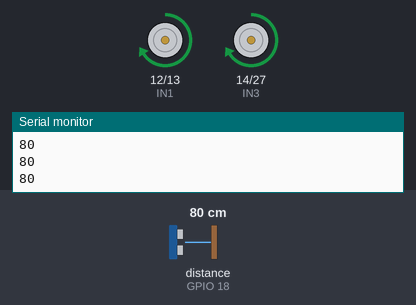
Simulated run of this sketch. Board: ESP32. Parts: motor-driver pin pairs drawn as motors (green arrow = first pin HIGH = forward, orange = second pin HIGH = backward, longer = more drive, scaled by the enable pin), the last lines printed to the serial monitor. Wiring (inferred from the names in the program): ultrasonic range finder: trigger GPIO 5; echo GPIO 18. The test bench sets the inputs (shaded band); at power-on: distance to the obstacle (sensor on GPIO 18) 80 cm. The echo pulse lasts 58.3 µs per cm.

Above: at 1.7 s.
1.8 s: distance to the obstacle (sensor on GPIO 18) set to 146 cm
At 2.5 s:
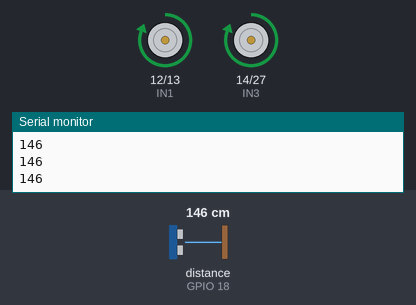
3.3 s: distance to the obstacle (sensor on GPIO 18) set to 155 cm
At 4.2 s:
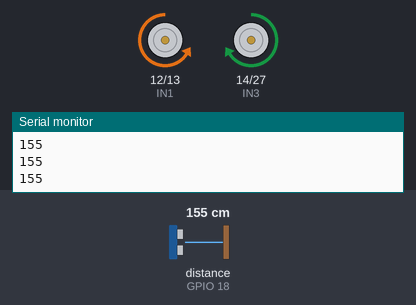
4.9 s: distance to the obstacle (sensor on GPIO 18) set to 60 cm
At 6.0 s:
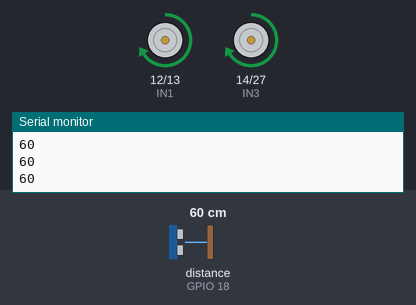
6.4 s: distance to the obstacle (sensor on GPIO 18) set to 250 cm
At 7.2 s:
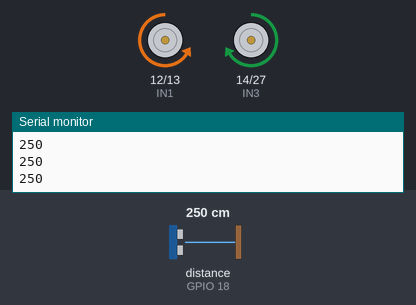
Timing chart, 0 to 8.9 s (numbered marks = the images above; inputs shaded):
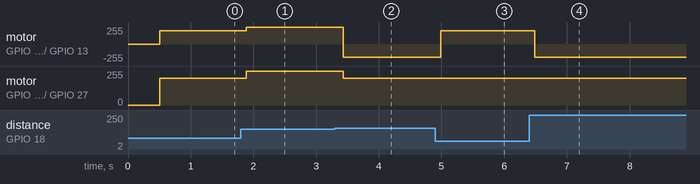

Measured:
- the behaviour switches between 150 and 151 cm on distance to the obstacle (sensor on GPIO 18) (found by bisection; images 1 and 2)
- after the input at 1.8 s, motor on GPIO 12 (IN1) / GPIO 13 (IN2), motor on GPIO 14 (IN3) / GPIO 27 (IN4): forward 199/255 → forward 255/255 after 0.09 s
- after the input at 3.3 s, motor on GPIO 12 (IN1) / GPIO 13 (IN2): forward 255/255 → backward 199/255 after 0.14 s; motor on GPIO 14 (IN3) / GPIO 27 (IN4): forward 255/255 → forward 199/255 after 0.14 s
- after the input at 4.9 s, motor on GPIO 12 (IN1) / GPIO 13 (IN2): backward 199/255 → forward 199/255 after 0.09 s
- after the input at 6.4 s, motor on GPIO 12 (IN1) / GPIO 13 (IN2): forward 199/255 → backward 199/255 after 0.09 s

The sketch:

main.ino
```cpp
#include <Arduino.h>

/* ---------------- PIN DEFINITIONS ---------------- */
// Ultrasonic
#define TRIG_PIN 5
#define ECHO_PIN 18

// L298N Motor Driver
#define IN1 12
#define IN2 13
#define IN3 14
#define IN4 27
#define ENA 25   // PWM Motor A
#define ENB 26   // PWM Motor B

// DFPlayer (NO 16/17)
#define DF_RX 4    // ESP32 TX -> DFPlayer RX (via resistor)
#define DF_TX 2    // ESP32 RX <- DFPlayer TX

HardwareSerial mp3Serial(2);

/* ---------------- PWM SETTINGS ---------------- */
#define PWM_FREQ 5000
#define PWM_RES 8   // 0–255

/* ---------------- SPEED SETTINGS (60 RPM) ---------------- */
#define MAX_SPEED 255
#define MID_SPEED 200
#define LOW_SPEED 120

/* ---------------- DISTANCE SETTINGS (cm) ---------------- */
#define SEARCH_DISTANCE    150
#define APPROACH_DISTANCE  80
#define SLOW_DISTANCE      40
#define GREET_DISTANCE     35

unsigned long lastGreeting = 0;
const unsigned long greetingCooldown = 6000;

/* ---------------- DFPLAYER FUNCTION ---------------- */
void sendDF(uint8_t cmd, uint8_t p1, uint8_t p2) {
  uint8_t frame[10] = {0x7E, 0xFF, 0x06, cmd, 0x00, p1, p2, 0, 0, 0xEF};
  uint16_t sum = 0;
  for (int i = 1; i < 7; i++) sum += frame[i];
  uint16_t checksum = 0 - sum;
  frame[7] = (checksum >> 8) & 0xFF;
  frame[8] = checksum & 0xFF;
  mp3Serial.write(frame, 10);
}

/* ---------------- ULTRASONIC ---------------- */
long readDistanceCM() {
  digitalWrite(TRIG_PIN, LOW);
  delayMicroseconds(2);
  digitalWrite(TRIG_PIN, HIGH);
  delayMicroseconds(10);
  digitalWrite(TRIG_PIN, LOW);

  long duration = pulseIn(ECHO_PIN, HIGH, 30000);
  if (duration == 0) return 999;
  return (duration / 2) / 29.1;
}

/* ---------------- MOTOR FUNCTIONS ---------------- */
void motorsForward(int speed) {
  digitalWrite(IN1, HIGH);
  digitalWrite(IN2, LOW);
  digitalWrite(IN3, HIGH);
  digitalWrite(IN4, LOW);
  ledcWrite(ENA, speed);
  ledcWrite(ENB, speed);
}

void motorsBackward(int speed) {
  digitalWrite(IN1, LOW);
  digitalWrite(IN2, HIGH);
  digitalWrite(IN3, LOW);
  digitalWrite(IN4, HIGH);
  ledcWrite(ENA, speed);
  ledcWrite(ENB, speed);
}

void rotateLeft(int speed) {
  digitalWrite(IN1, LOW);
  digitalWrite(IN2, HIGH);
  digitalWrite(IN3, HIGH);
  digitalWrite(IN4, LOW);
  ledcWrite(ENA, speed);
  ledcWrite(ENB, speed);
}

void motorsStop() {
  digitalWrite(IN1, LOW);
  digitalWrite(IN2, LOW);
  digitalWrite(IN3, LOW);
  digitalWrite(IN4, LOW);
  ledcWrite(ENA, 0);
  ledcWrite(ENB, 0);
}

/* ---------------- SEARCH NEXT PERSON ---------------- */
void searchNext() {
  motorsBackward(MAX_SPEED);
  delay(700);
  motorsStop();

  rotateLeft(MAX_SPEED);
  delay(700);
  motorsStop();
}

/* ---------------- SETUP ---------------- */
void setup() {
  Serial.begin(115200);

  pinMode(TRIG_PIN, OUTPUT);
  pinMode(ECHO_PIN, INPUT);

  pinMode(IN1, OUTPUT);
  pinMode(IN2, OUTPUT);
  pinMode(IN3, OUTPUT);
  pinMode(IN4, OUTPUT);

  // PWM attach (ESP32 core 3.x)
  ledcAttach(ENA, PWM_FREQ, PWM_RES);
  ledcAttach(ENB, PWM_FREQ, PWM_RES);

  // DFPlayer UART
  mp3Serial.begin(9600, SERIAL_8N1, DF_TX, DF_RX);
  delay(500);

  sendDF(0x06, 0x00, 25); // Volume (0–30)

  Serial.println("🤖 College Greeting Robot Ready");
}

/* ---------------- LOOP ---------------- */
void loop() {
  long d = readDistanceCM();
  Serial.println(d);

  if (d > SEARCH_DISTANCE) {
    rotateLeft(MID_SPEED);              // searching
  }
  else if (d > APPROACH_DISTANCE) {
    motorsForward(MAX_SPEED);           // fast approach
  }
  else if (d > SLOW_DISTANCE) {
    motorsForward(MID_SPEED);           // slow approach
  }
  else if (d <= GREET_DISTANCE &&
           millis() - lastGreeting > greetingCooldown) {

    motorsStop();
    sendDF(0x03, 0x00, 0x01);            // play 001.mp3
    lastGreeting = millis();

    delay(3500);                        // greeting time
    searchNext();                       // find next person
  }

  delay(120);
}
```
